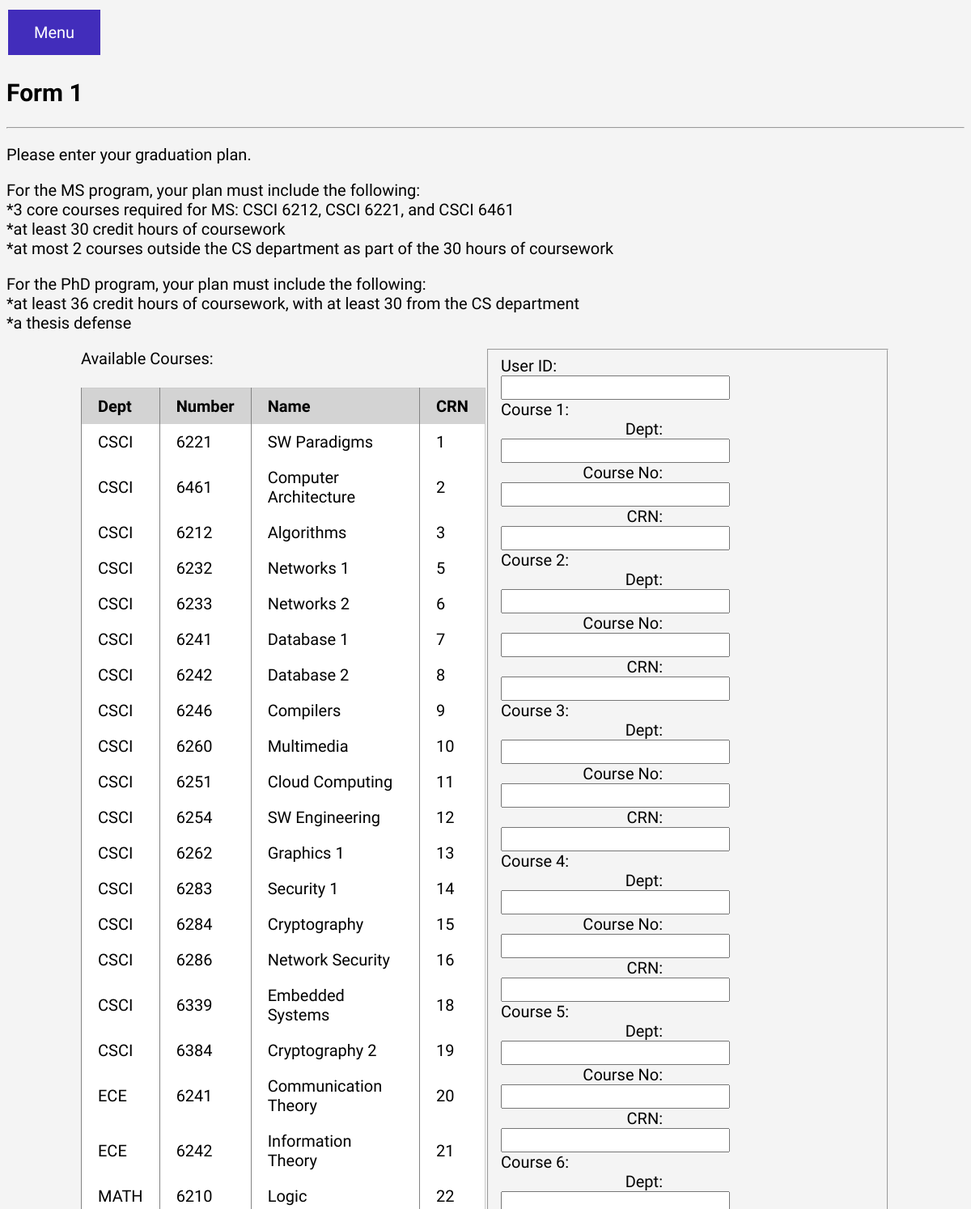
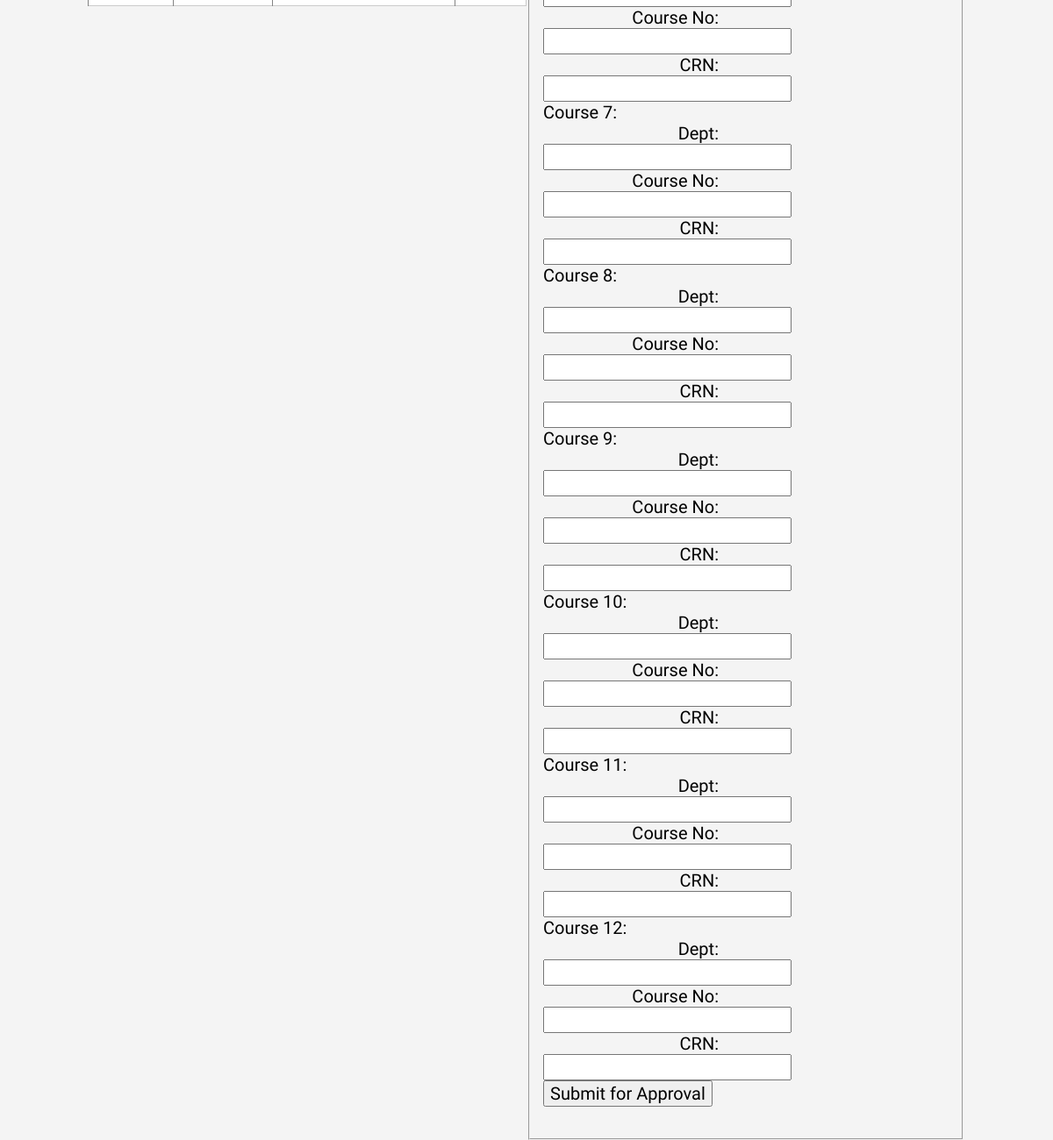
Screenshot of /form1.php with the database file from the repository (2 pictures, top to bottom).
### tables this page shows
CREATE TABLE course (
  crn int(10) auto_increment,
  dept varchar(20),
  name varchar(40),
  credits int(1),
  prereq1 varchar(20),
  prereq2 varchar(20),
  semester varchar(6),
  year int(4),
  section int(2),
  day varchar(20),
  tme varchar(20),
  instructor int(8),
  location int(6),
  courseno int(4),
  PRIMARY KEY (crn),
  foreign key (instructor) references user(uid),
  foreign key (location) references room(roomid)
);

### form1.php (the view, shortened to what this page needs)
<?php
  $conn = mysqli_connect("localhost", "ARGv", "CSCI2541_sp19", "ARGv");
?>
<!DOCTYPE html PUBLIC "-//W3C//DTD XHTML 1.0 Transitional//EN"
  "http://www.w3.org/TR/xhtml1/DTD/xhtml1-transitional.dtd">
<html xmlns="http://www.w3.org/1999/xhtml" xml:lang="en" lang="en">
<html lang="en" dir="ltr">
  <head>
    <link rel = "stylesheet" type="text/css" href="style.css"/>
  </head>
<body>
    <div style="display: inline-block;" class="menu-button">
      <form action="menu.php"><input type="submit" value="Menu"/></form>
    </div>
    <h2>Form 1</h2>
    <hr>
  <p>Please enter your graduation plan.</p>
  <p>For the MS program, your plan must include the following:<br>
  	*3 core courses required for MS: CSCI 6212, CSCI 6221, and CSCI 6461<br>
	  *at least 30 credit hours of coursework<br>
	  *at most 2 courses outside the CS department as part of the 30 hours of coursework</p>
  <p>For the PhD program, your plan must include the following:<br>
        *at least 36 credit hours of coursework, with at least 30 from the CS department<br>
        *a thesis defense</p>
   <div id="wrap">
    <div id="left_col">
<?php
          $query = "SELECT * FROM course WHERE semester = 'Spring' AND year = 2019";
          $result = mysqli_query($conn, $query);
          echo "Available Courses: <br/><br/>";
          echo "<table>";
          echo "<thead><tr><th>Dept</th><th>Number</th><th>Name</th><th>CRN</th></tr></thead>";
        while($row = $result->fetch_assoc())
        {
          echo "<tr>";
          echo "<td>" . $row["dept"] . "</td>";
          echo "<td>" . $row["courseno"] . "</td>";
          echo "<td>" . $row["name"] . "</td>";
          echo "<td>" . $row["crn"] . "</td>";
          echo "</tr>";
        }
        echo "</table>"
?>
    </div>
    <div id="right_col">
<fieldset>
  <form method="post">
    User ID: <br/>
    <input type="text" name="tUser" /><br/>
    Course 1: <br/>
    <label for="dept1">Dept:</label>
    <input type="text" name="dept1" />
    <label for="crn1">Course No:</label>
    <input type="text" name="cno1" />
    <label for="crn1">CRN:</label>
    <input type="text" name="crn1" /><br />
    Course 2: <br/>
    <label for="dept2">Dept:</label>
    <input type="text" name="dept2" />
    <label for="crn1">Course No:</label>
    <input type="text" name="cno2" />
    <label for="crn2">CRN:</label>
    <input type="text" name="crn2" /><br />
    Course 3: <br/>
    <label for="dept3">Dept:</label>
    <input type="text" name="dept3" />
    <label for="crn1">Course No:</label>
    <input type="text" name="cno3" />
    <label for="crn3">CRN:</label>
    <input type="text" name="crn3" /><br />
    Course 4: <br/>
    <label for="dept4">Dept:</label>
    <input type="text" name="dept4" />
    <label for="crn1">Course No:</label>
    <input type="text" name="cno4" />
    <label for="crn4">CRN:</label>
    <input type="text" name="crn4" /><br />
    Course 5: <br/>
    <label for="dept5">Dept:</label>
    <input type="text" name="dept5" />
    <label for="crn1">Course No:</label>
    <input type="text" name="cno5" />
    <label for="crn5">CRN:</label>
    <input type="text" name="crn5" /><br />
    Course 6: <br/>
    <label for="dept6">Dept:</label>
    <input type="text" name="dept6" />
    <label for="crn1">Course No:</label>
    <input type="text" name="cno6" />
    <label for="crn6">CRN:</label>
    <input type="text" name="crn6" /><br />
    Course 7: <br/>
    <label for="dept7">Dept:</label>
    <input type="text" name="dept7" />
    <label for="crn1">Course No:</label>
    <input type="text" name="cno7" />
    <label for="crn7">CRN:</label>
    <input type="text" name="crn7" /><br />
    Course 8: <br/>
    <label for="dept8">Dept:</label>
    <input type="text" name="dept8" />
    <label for="crn1">Course No:</label>
    <input type="text" name="cno8" />
    <label for="crn8">CRN:</label>
    <input type="text" name="crn8" /><br />
    Course 9: <br/>
    <label for="dept9">Dept:</label>
    <input type="text" name="dept9" />
    <label for="crn1">Course No:</label>
    <input type="text" name="cno9" />
    <label for="crn9">CRN:</label>
    <input type="text" name="crn9" /><br />
    Course 10: <br/>
    <label for="dept10">Dept:</label>
    <input type="text" name="dept10" />
    <label for="crn1">Course No:</label>
    <input type="text" name="cno10" />
    <label for="crn10">CRN:</label>
    <input type="text" name="crn10" /><br />
    Course 11: <br/>
    <label for="dept11">Dept:</label>
    <input type="text" name="dept11" />
    <label for="crn1">Course No:</label>
    <input type="text" name="cno11" />
    <label for="crn11">CRN:</label>
    <input type="text" name="crn11" /><br />
    Course 12: <br/>
    <label for="dept12">Dept:</label>
    <input type="text" name="dept12" />
    <label for="crn1">Course No:</label>
    <input type="text" name="cno12" />
    <label for="crn12">CRN:</label>
    <input type="text" name="crn12" /><br />
    <input type="submit" value="Submit for Approval" name="submit" /><br/><br/>
  </form>
</fieldset>
  </div>
</div>
</body>
</html>

### style.css (style rules this page uses)
:root { --main-color: #422dbb; --main-font: 'Libre Franklin', sans-serif; }
* { box-sizing: border-box; }
body { font-family: var(--main-font); background-color: #f4f4f4; font-size: 20px; }
input[type=submit], input[type=text], input[type=number], input[type=password], input[type=email] { font-family: var(--main-font); font-size: 20px; }
table { border: 1px solid #cbcbcb; border-collapse: collapse; border-spacing: 0; font-family: var(--main-font); background-color: white; }
table td, table th { border-left: 1px solid #838383; border-width: 0 0 0 1px; margin: 0; padding: 0.5em 1em; }
thead { background-color: #d3d3d3; color: #000; text-align: left; vertical-align: bottom; }
.menu-button input[type=submit] { background-color: var(--main-color); border: none; color: white; padding: 16px 32px; text-decoration: none; margin: 4px 2px; font-size: 20px; }

### form1.php (style rules this page uses)
label { display:inline-block; width:200px; margin-right:30px; text-align:right; }
#wrap { width:1000px; margin:0 auto; }
#left_col { float:left; width:500px; }
#right_col { float:right; width:500px; }

### rows the page displays
course: dept "CSCI", courseno "6221", name "SW Paradigms", crn "1"
course: dept "CSCI", courseno "6461", name "Computer Architecture", crn "2"
course: dept "CSCI", courseno "6212", name "Algorithms", crn "3"
course: dept "CSCI", courseno "6232", name "Networks 1", crn "5"
course: dept "CSCI", courseno "6233", name "Networks 2", crn "6"
course: dept "CSCI", courseno "6241", name "Database 1", crn "7"
course: dept "CSCI", courseno "6242", name "Database 2", crn "8"
course: dept "CSCI", courseno "6246", name "Compilers", crn "9"
course: dept "CSCI", courseno "6260", name "Multimedia", crn "10"
course: dept "CSCI", courseno "6251", name "Cloud Computing", crn "11"
course: dept "CSCI", courseno "6254", name "SW Engineering", crn "12"
course: dept "CSCI", courseno "6262", name "Graphics 1", crn "13"
course: dept "CSCI", courseno "6283", name "Security 1", crn "14"
course: dept "CSCI", courseno "6284", name "Cryptography", crn "15"
course: dept "CSCI", courseno "6286", name "Network Security", crn "16"
course: dept "CSCI", courseno "6339", name "Embedded Systems", crn "18"
course: dept "CSCI", courseno "6384", name "Cryptography 2", crn "19"
course: dept "ECE", courseno "6241", name "Communication Theory", crn "20"
course: dept "ECE", courseno "6242", name "Information Theory", crn "21"
course: dept "MATH", courseno "6210", name "Logic", crn "22"
